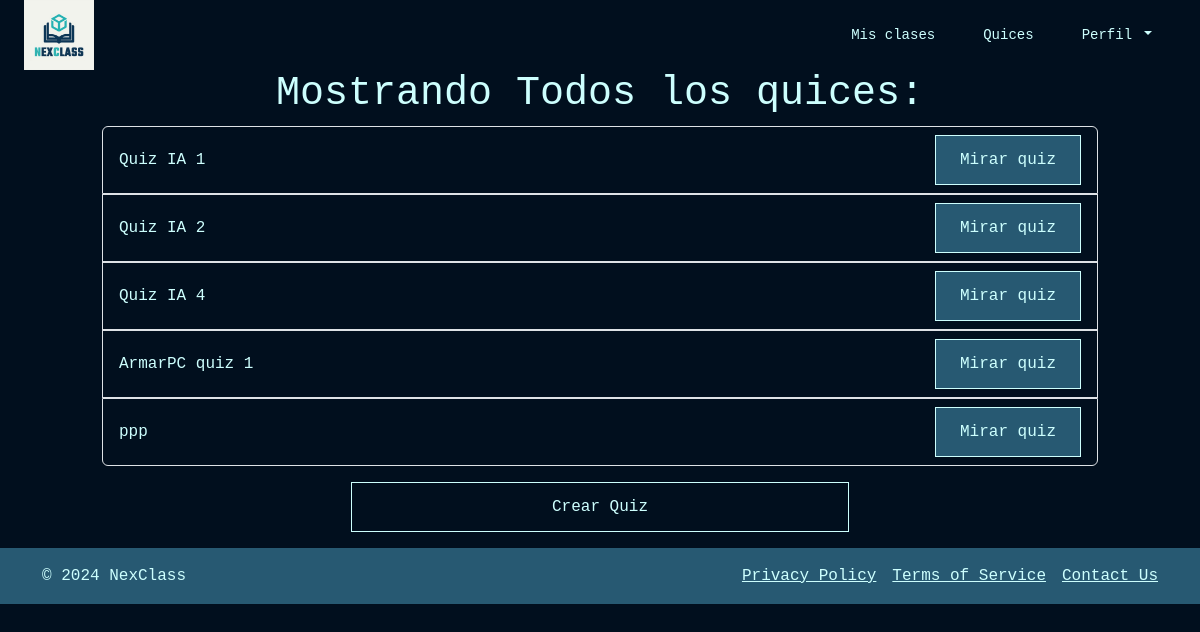
Page /quizzes/ on the earlier database version.
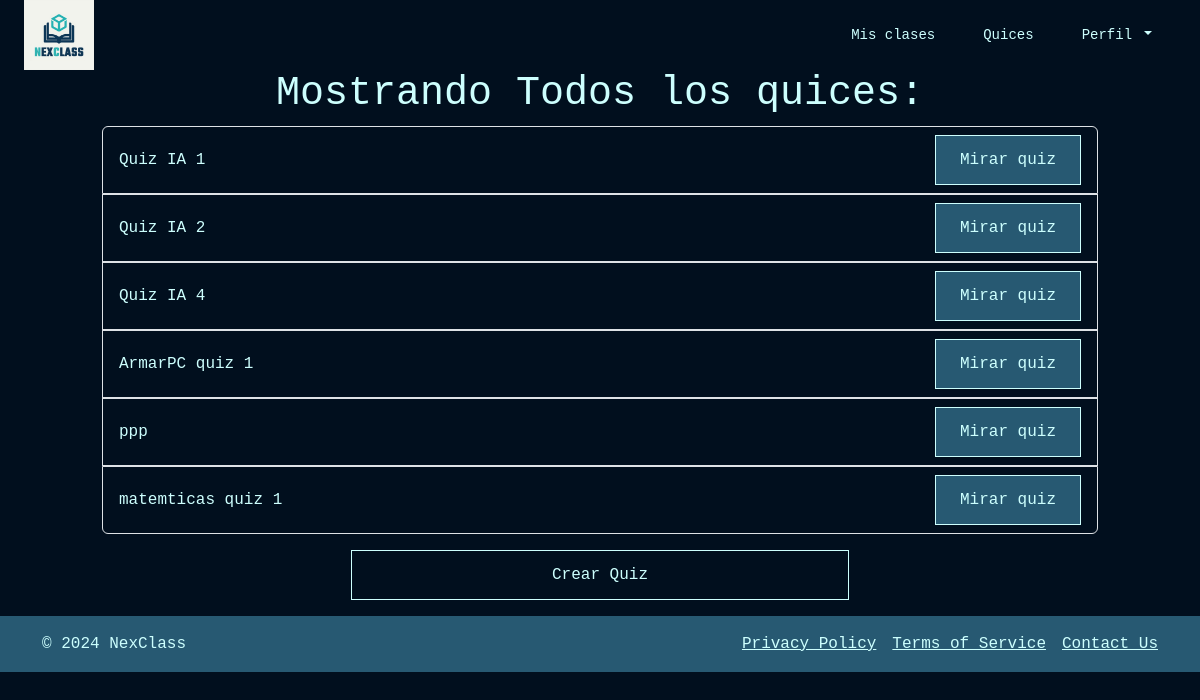
Same page on the later database version.
### class_quizzes/models.py (models this page shows)
class Quiz(models.Model):
    class_obj = models.ForeignKey(Class, on_delete=models.CASCADE)
    title = models.CharField(max_length=255)
    description = models.TextField(blank=True)
    created_at = models.DateTimeField(default=timezone.now)

### class_quizzes/views.py (the view)
# urls.py: path('quizzes/', views.quiz_list, name='quiz_list'),
def quiz_list(request, class_id=None):
    titulo = ''
    if class_id:
        class_obj = get_object_or_404(Class, id=class_id)
        quizzes = Quiz.objects.filter(class_obj=class_obj)
        titulo = f'Mostrando quices para la clase: {class_obj.className}'
    else:
        quizzes = Quiz.objects.all()
        titulo = f'Mostrando Todos los quices: '
    return render(request, 'quiz_list.html', {'quizzes': quizzes, 'class_id': class_id, 'titulo': titulo})

### class_quizzes/templates/quiz_list.html
{% extends 'navbarTeacher.html' %}
{% block content %}
<div class="row justify-content-center">
    <div class="col-md-10">
        <h1 class="text-center">{{ titulo }}</h1>
        <ul class="list-group ">
            {% for quiz in quizzes %}
            <li class="list-group-item d-flex justify-content-between align-items-center border bg-transparent text_custom">
                <span>{{ quiz.title }}</span>
                <a href="{% url 'quiz_detail' quiz.id %}" class="btn btn-light button-custom-two">Mirar quiz</a>
            </li>
            {% endfor %}
        </ul>
        {% if class_id %}
            <div class=" d-grid gap-2 col-6 mx-auto m-3">
                <a href="{% url 'create_quiz_with_class' class_id %}" class="btn btn-light button-custom">Crear Quiz para esta clase</a>
            </div>
        {% else %}
            <div class=" d-grid gap-2 col-6 mx-auto m-3">
                <a href="{% url 'create_quiz' %}" class="btn btn-light button-custom">Crear Quiz</a>
            </div>
        {% endif %}
    </div>
</div>
{% endblock %}

Differences in the rows shown:
added Quiz: title "matemticas quiz 1"
